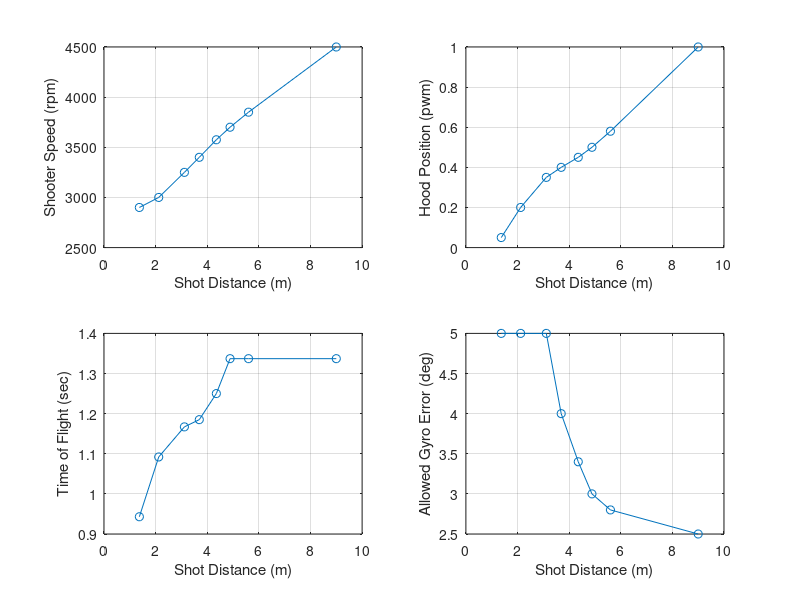

Here is the MATLAB script that generated this plot:
%% Output Overrides
TEST_Output_Override_Flag = 0;
TEST_Transfer_Motor_DC_OV = 0;
TEST_Feeder_Motor_DC_OV = 0;
TEST_Shooter_Motor_DC_Left_OV = 0;
TEST_Shooter_Motor_DC_Center_OV = 0;
TEST_Shooter_Motor_DC_Right_OV = 0;
TEST_Desired_Hood_Enable_OV = 0;
TEST_Desired_Hood_Pos_OV = 0.05;
TEST_Intake_Arm_Motor_DC_OV = 0;
TEST_Intake_Roller_Motor_DC_OV = 0;

%% Field Element Position Data
Field_BlueAllianceZoneX = 182.11*0.0254;            % Meters
Field_RedAllianceZoneX  = (651.22-182.11)*0.0254;    % Meters
Field_Blue_Hub_X        = 182.11*0.0254;             % Meters
Field_Hub_Y             = 158.84*0.0254;             % Meters
Field_Red_Hub_X         = (651.22-182.11)*0.0254;    % Meters
Field_Pass_Y_Top        = (317.69-(49.84/2))*0.0254;
Field_Pass_Y_Bottom     = (49.84/2)*0.0254;
Field_Blue_Pass_X       = (156.61/2)*0.0254;
Field_Red_Pass_X        = (651.22-((156.61/2)))*0.0254;

%% Shooting Control Data
% Targets
Rebuilt_Transfer_Minimum_Factor = 0.8;
Rebuilt_Target_Transfer_Speed = 4000;   % rpm
Rebuilt_Negative_Feeder_Speed = -1000;
Rebuilt_Target_Feeder_Speed = Rebuilt_Target_Transfer_Speed*0.84;  % rpm
% (the 0.84 factor sets feeder belt linear speed to match transfer wheel surface linear speed)
% Assumes 4 inch diameter transfer wheels and 24 tooth pulleys driving the belts

Rebuilt_Shot_Init_Time = 0.4; % Seconds

% Condition Checks
Rebuilt_Shoot_Robot_Velocity_Max = 1.7;   % meter/second
Rebuilt_Shoot_Motor_Max_Error = 100;    % rpm
Rebuilt_Shoot_Hood_Pos_Max_Error = 0.03;    % pwm position

% Iteration error target threshold
Rebuilt_Shoot_Target_Error_Thresh = 0.1;    % Meters

Rebuilt_Des_Gyro_Shoot_Offset = -1;  % Degrees

% Distance (m)
Rebuilt_Shoot_Dist_0 = 1.370;
Rebuilt_Shoot_Dist_1 = 2.120;
Rebuilt_Shoot_Dist_2 = 3.115;
Rebuilt_Shoot_Dist_3 = 3.692;
Rebuilt_Shoot_Dist_4 = 4.353;
Rebuilt_Shoot_Dist_5 = 4.884;
Rebuilt_Shoot_Dist_6 = 5.6;
Rebuilt_Shoot_Dist_7 = 9; %6.5;

% Desired_Shooter_Motor_Speed Init (rpm)
Rebuilt_Shoot_Shooter_Spd_I_0 = 2900;
Rebuilt_Shoot_Shooter_Spd_I_1 = 3000;
Rebuilt_Shoot_Shooter_Spd_I_2 = 3250;
Rebuilt_Shoot_Shooter_Spd_I_3 = 3400;
Rebuilt_Shoot_Shooter_Spd_I_4 = 3575;
Rebuilt_Shoot_Shooter_Spd_I_5 = 3700;
Rebuilt_Shoot_Shooter_Spd_I_6 = 3850;
Rebuilt_Shoot_Shooter_Spd_I_7 = 4500;

% Desired_Shooter_Motor_Speed (rpm)
Rebuilt_Shoot_Shooter_Spd_0 = 2900;
Rebuilt_Shoot_Shooter_Spd_1 = 3000;
Rebuilt_Shoot_Shooter_Spd_2 = 3250;
Rebuilt_Shoot_Shooter_Spd_3 = 3400;
Rebuilt_Shoot_Shooter_Spd_4 = 3575;
Rebuilt_Shoot_Shooter_Spd_5 = 3700;
Rebuilt_Shoot_Shooter_Spd_6 = 3850;
Rebuilt_Shoot_Shooter_Spd_7 = 4500;

% Desired Hood Position (pwm)
Rebuilt_Shoot_Hood_Pos_0 = 0.05;
Rebuilt_Shoot_Hood_Pos_1 = 0.20;
Rebuilt_Shoot_Hood_Pos_2 = 0.35;
Rebuilt_Shoot_Hood_Pos_3 = 0.4;
Rebuilt_Shoot_Hood_Pos_4 = 0.45;
Rebuilt_Shoot_Hood_Pos_5 = 0.5;
Rebuilt_Shoot_Hood_Pos_6 = 0.58;
Rebuilt_Shoot_Hood_Pos_7 = 1;

% Time of Flight (sec)
Rebuilt_Shoot_TOF_0 = 0.943;
Rebuilt_Shoot_TOF_1 = 1.092;
Rebuilt_Shoot_TOF_2 = 1.167;
Rebuilt_Shoot_TOF_3 = 1.185;
Rebuilt_Shoot_TOF_4 = 1.250;
Rebuilt_Shoot_TOF_5 = 1.337;
Rebuilt_Shoot_TOF_6 = 1.337;
Rebuilt_Shoot_TOF_7 = 1.337;

% Allowed Gyro Error (degrees ... convert to radians in model)
Rebuilt_Shoot_Gyro_Err_0 = 5;
Rebuilt_Shoot_Gyro_Err_1 = 5;
Rebuilt_Shoot_Gyro_Err_2 = 5;
Rebuilt_Shoot_Gyro_Err_3 = 4;
Rebuilt_Shoot_Gyro_Err_4 = 3.4;
Rebuilt_Shoot_Gyro_Err_5 = 3;
Rebuilt_Shoot_Gyro_Err_6 = 2.8;
Rebuilt_Shoot_Gyro_Err_7 = 2.5;

% PLOT TABLES
    plot_dist     = [Rebuilt_Shoot_Dist_0 Rebuilt_Shoot_Dist_1 Rebuilt_Shoot_Dist_2 Rebuilt_Shoot_Dist_3 Rebuilt_Shoot_Dist_4 Rebuilt_Shoot_Dist_5 Rebuilt_Shoot_Dist_6 Rebuilt_Shoot_Dist_7];
    plot_shooter  = [Rebuilt_Shoot_Shooter_Spd_0 Rebuilt_Shoot_Shooter_Spd_1 Rebuilt_Shoot_Shooter_Spd_2 Rebuilt_Shoot_Shooter_Spd_3 Rebuilt_Shoot_Shooter_Spd_4 Rebuilt_Shoot_Shooter_Spd_5 Rebuilt_Shoot_Shooter_Spd_6 Rebuilt_Shoot_Shooter_Spd_7];
    plot_hood     = [Rebuilt_Shoot_Hood_Pos_0 Rebuilt_Shoot_Hood_Pos_1 Rebuilt_Shoot_Hood_Pos_2 Rebuilt_Shoot_Hood_Pos_3 Rebuilt_Shoot_Hood_Pos_4 Rebuilt_Shoot_Hood_Pos_5 Rebuilt_Shoot_Hood_Pos_6 Rebuilt_Shoot_Hood_Pos_7];
    plot_tof      = [Rebuilt_Shoot_TOF_0 Rebuilt_Shoot_TOF_1 Rebuilt_Shoot_TOF_2 Rebuilt_Shoot_TOF_3 Rebuilt_Shoot_TOF_4 Rebuilt_Shoot_TOF_5 Rebuilt_Shoot_TOF_6 Rebuilt_Shoot_TOF_7];
    plot_gyro_err = [Rebuilt_Shoot_Gyro_Err_0 Rebuilt_Shoot_Gyro_Err_1 Rebuilt_Shoot_Gyro_Err_2 Rebuilt_Shoot_Gyro_Err_3 Rebuilt_Shoot_Gyro_Err_4 Rebuilt_Shoot_Gyro_Err_5 Rebuilt_Shoot_Gyro_Err_6 Rebuilt_Shoot_Gyro_Err_7];
    
    figure(1)
    subplot(2,2,1)
    plot(plot_dist,plot_shooter,'-o')
    xlabel('Shot Distance (m)')
    ylabel('Shooter Speed (rpm)')
    grid on
    
    subplot(2,2,2)
    plot(plot_dist,plot_hood,'-o')
    xlabel('Shot Distance (m)')
    ylabel('Hood Position (pwm)')
    grid on
    
    subplot(2,2,3)
    plot(plot_dist,plot_tof,'-o')
    xlabel('Shot Distance (m)')
    ylabel('Time of Flight (sec)')
    grid on
    
    subplot(2,2,4)
    plot(plot_dist,plot_gyro_err,'-o')
    xlabel('Shot Distance (m)')
    ylabel('Allowed Gyro Error (deg)')
    grid on
    
    % need to clear from workspace so not included in code generation
    clear plot_dist plot_shooter plot_hood plot_tof plot_gyro_err

% Control Parameters to Calculate Duty Cycle
Rebuilt_Feeder_Motor_Gain_FF = 1/7854;

Rebuilt_Transfer_Motor_Gain_FF = 1/7854;
Rebuilt_Transfer_Motor_Gain_P = 0.0001;
Rebuilt_Transfer_Motor_Gain_I = 0.001*0.02;
Rebuilt_Transfer_Error_Integral_Enable = 300;

Rebuilt_Shooter_Motor_Gain_FF = 1/6048;
Rebuilt_Shooter_Motor_Gain_P = 0.0005;
Rebuilt_Shooter_Motor_Gain_I = 0.001*0.02;
Rebuilt_Shooter_Error_Integral_Enable = 300;

% Hood Position Servo Properties
Rebuilt_Hood_Servo_Pos_Min = 0.05;
Rebuilt_Hood_Servo_Pos_Max = 1;
Rebuilt_Hood_Servo_Rate_Limit_Inc = 32/50*0.02;   % no load 32 mm/sec, total stroke 50 mm
Rebuilt_Hood_Servo_Rate_Limit_Dec = -Rebuilt_Hood_Servo_Rate_Limit_Inc;

%% Intake
Rebuilt_Intake_Des_Angle_In = 0;
Rebuilt_Intake_Des_Angle_Out = 90;
Rebuilt_Intake_Cycle_Angle_In = 20;
Rebuilt_Intake_Cycle_Angle_Out = 70;

Rebuilt_Intake_Arm_Gain_P = 0;
Rebuilt_Intake_Arm_Gain_I = 0;
Rebuilt_Intake_Arm_Gain_D = 0;
Rebuilt_Intake_Arm_Integral_Enable = 0;

Rebuilt_Roller_Desired_Speed = 0;
Rebuilt_Roller_Motor_Gain_FF = 0;
Rebuilt_Roller_Motor_Gain_P = 0;
Rebuilt_Roller_Motor_Gain_I = 0;
Rebuilt_Roller_Error_Integral_Enable = 0;
